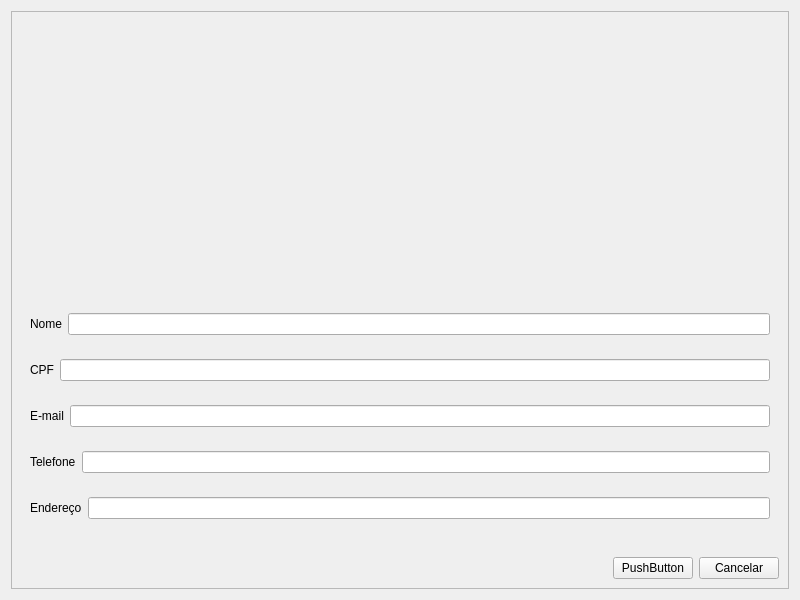
<?xml version="1.0" encoding="UTF-8"?>
<ui version="4.0">
 <class>Form</class>
 <widget class="QWidget" name="Form">
  <property name="geometry">
   <rect>
    <x>0</x>
    <y>0</y>
    <width>800</width>
    <height>600</height>
   </rect>
  </property>
  <property name="windowTitle">
   <string>Editar Dados</string>
  </property>
  <layout class="QVBoxLayout" name="verticalLayout">
   <item>
    <widget class="QScrollArea" name="scrollArea">
     <property name="widgetResizable">
      <bool>true</bool>
     </property>
     <widget class="QWidget" name="scrollAreaWidgetContents">
      <property name="geometry">
       <rect>
        <x>0</x>
        <y>0</y>
        <width>780</width>
        <height>580</height>
       </rect>
      </property>
      <layout class="QVBoxLayout" name="verticalLayout_2">
       <item>
        <spacer name="verticalSpacer">
         <property name="orientation">
          <enum>Qt::Vertical</enum>
         </property>
         <property name="sizeHint" stdset="0">
          <size>
           <width>20</width>
           <height>40</height>
          </size>
         </property>
        </spacer>
       </item>
       <item>
        <widget class="QStackedWidget" name="stackedWidget">
         <property name="currentIndex">
          <number>1</number>
         </property>
         <widget class="QWidget" name="widget">
          <layout class="QVBoxLayout" name="verticalLayout_3">
           <item>
            <layout class="QHBoxLayout" name="horizontalLayout">
             <item>
              <widget class="QLabel" name="label_name_2">
               <property name="text">
                <string>Nome Completo</string>
               </property>
              </widget>
             </item>
             <item>
              <widget class="QLineEdit" name="lineEdit_name_2">
               <property name="placeholderText">
                <string>Informe seu Nome completo...</string>
               </property>
              </widget>
             </item>
            </layout>
           </item>
           <item>
            <layout class="QHBoxLayout" name="horizontalLayout_2">
             <item>
              <widget class="QLabel" name="label_user">
               <property name="text">
                <string>Usuário</string>
               </property>
              </widget>
             </item>
             <item>
              <widget class="QLineEdit" name="lineEdit_user">
               <property name="placeholderText">
                <string>Informe seu CPF...</string>
               </property>
              </widget>
             </item>
            </layout>
           </item>
           <item>
            <layout class="QHBoxLayout" name="horizontalLayout_3">
             <item>
              <widget class="QLabel" name="label_email">
               <property name="text">
                <string>E-mail</string>
               </property>
              </widget>
             </item>
             <item>
              <widget class="QLineEdit" name="lineEdit_email_2">
               <property name="placeholderText">
                <string>Informe seu E-mail...</string>
               </property>
              </widget>
             </item>
            </layout>
           </item>
           <item>
            <layout class="QHBoxLayout" name="horizontalLayout_4">
             <item>
              <widget class="QLabel" name="label_passwrd_2">
               <property name="text">
                <string>Senha</string>
               </property>
              </widget>
             </item>
             <item>
              <layout class="QVBoxLayout" name="verticalLayout_4">
               <item>
                <widget class="QLineEdit" name="lineEdit_passwrd">
                 <property name="placeholderText">
                  <string>Informe sua Senha...</string>
                 </property>
                </widget>
               </item>
               <item>
                <widget class="QLineEdit" name="lineEdit_passwrd_2">
                 <property name="placeholderText">
                  <string>Confirme sua Senha...</string>
                 </property>
                </widget>
               </item>
              </layout>
             </item>
             <item>
              <widget class="QPushButton" name="passButton_view">
               <property name="text">
                <string/>
               </property>
              </widget>
             </item>
            </layout>
           </item>
          </layout>
         </widget>
         <widget class="QWidget" name="widget">
          <layout class="QVBoxLayout" name="verticalLayout_5">
           <item>
            <layout class="QHBoxLayout" name="horizontalLayout_5">
             <item>
              <widget class="QLabel" name="label_nome_cliente">
               <property name="text">
                <string>Nome</string>
               </property>
              </widget>
             </item>
             <item>
              <widget class="QLineEdit" name="lineEdit_name"/>
             </item>
            </layout>
           </item>
           <item>
            <layout class="QHBoxLayout" name="horizontalLayout_6">
             <item>
              <widget class="QLabel" name="label_cpf">
               <property name="text">
                <string>CPF</string>
               </property>
              </widget>
             </item>
             <item>
              <widget class="QLineEdit" name="lineEdit_cpf"/>
             </item>
            </layout>
           </item>
           <item>
            <layout class="QHBoxLayout" name="horizontalLayout_7">
             <item>
              <widget class="QLabel" name="label_email_cliente">
               <property name="text">
                <string>E-mail</string>
               </property>
              </widget>
             </item>
             <item>
              <widget class="QLineEdit" name="lineEdit_email"/>
             </item>
            </layout>
           </item>
           <item>
            <layout class="QHBoxLayout" name="horizontalLayout_8">
             <item>
              <widget class="QLabel" name="label_telefone">
               <property name="text">
                <string>Telefone</string>
               </property>
              </widget>
             </item>
             <item>
              <widget class="QLineEdit" name="lineEdit_phone"/>
             </item>
            </layout>
           </item>
           <item>
            <layout class="QHBoxLayout" name="horizontalLayout_9">
             <item>
              <widget class="QLabel" name="label_endereco">
               <property name="text">
                <string>Endereço</string>
               </property>
              </widget>
             </item>
             <item>
              <widget class="QLineEdit" name="lineEdit_endereco"/>
             </item>
            </layout>
           </item>
          </layout>
         </widget>
        </widget>
       </item>
       <item>
        <layout class="QHBoxLayout" name="horizontalLayout_10">
         <item>
          <spacer name="horizontalSpacer">
           <property name="orientation">
            <enum>Qt::Horizontal</enum>
           </property>
           <property name="sizeHint" stdset="0">
            <size>
             <width>40</width>
             <height>20</height>
            </size>
           </property>
          </spacer>
         </item>
         <item>
          <widget class="QPushButton" name="editButton_2">
           <property name="text">
            <string>PushButton</string>
           </property>
          </widget>
         </item>
         <item>
          <widget class="QPushButton" name="cancelButton_2">
           <property name="text">
            <string>Cancelar</string>
           </property>
          </widget>
         </item>
        </layout>
       </item>
      </layout>
     </widget>
    </widget>
   </item>
  </layout>
 </widget>
 <resources/>
 <connections/>
</ui>
